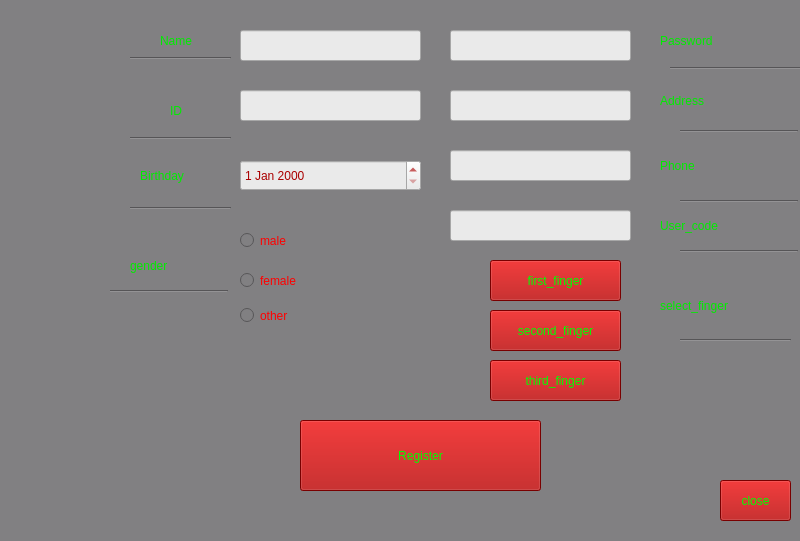
<?xml version="1.0" encoding="UTF-8"?>
<ui version="4.0">
 <class>createuserwindow</class>
 <widget class="QWidget" name="createuserwindow">
  <property name="geometry">
   <rect>
    <x>0</x>
    <y>0</y>
    <width>800</width>
    <height>541</height>
   </rect>
  </property>
  <property name="windowTitle">
   <string>Form</string>
  </property>
  <property name="styleSheet">
   <string notr="true">background-color: rgb(129, 128, 130);
</string>
  </property>
  <widget class="QPushButton" name="pushButton">
   <property name="geometry">
    <rect>
     <x>720</x>
     <y>480</y>
     <width>71</width>
     <height>41</height>
    </rect>
   </property>
   <property name="styleSheet">
    <string notr="true">background-color: rgb(170, 0, 0);
color: rgb(0, 255, 0);
font: 14pt &quot;Sans Serif&quot;;</string>
   </property>
   <property name="text">
    <string>close</string>
   </property>
  </widget>
  <widget class="QLabel" name="label">
   <property name="geometry">
    <rect>
     <x>170</x>
     <y>100</y>
     <width>21</width>
     <height>21</height>
    </rect>
   </property>
   <property name="styleSheet">
    <string notr="true">font: 14pt &quot;Sans Serif&quot;;
color: rgb(0, 236, 0);</string>
   </property>
   <property name="text">
    <string>ID</string>
   </property>
  </widget>
  <widget class="QLabel" name="label_2">
   <property name="geometry">
    <rect>
     <x>160</x>
     <y>30</y>
     <width>61</width>
     <height>21</height>
    </rect>
   </property>
   <property name="styleSheet">
    <string notr="true">font: 14pt &quot;Sans Serif&quot;;
color: rgb(0, 236, 0);

</string>
   </property>
   <property name="text">
    <string>Name</string>
   </property>
  </widget>
  <widget class="QLabel" name="label_3">
   <property name="geometry">
    <rect>
     <x>660</x>
     <y>30</y>
     <width>91</width>
     <height>21</height>
    </rect>
   </property>
   <property name="styleSheet">
    <string notr="true">
font: 14pt &quot;Sans Serif&quot;;
color: rgb(0, 236, 0);</string>
   </property>
   <property name="text">
    <string>Password</string>
   </property>
  </widget>
  <widget class="QLabel" name="label_4">
   <property name="geometry">
    <rect>
     <x>130</x>
     <y>250</y>
     <width>71</width>
     <height>31</height>
    </rect>
   </property>
   <property name="styleSheet">
    <string notr="true">font: 14pt &quot;Sans Serif&quot;;
color: rgb(0, 236, 0);g</string>
   </property>
   <property name="text">
    <string>gender</string>
   </property>
  </widget>
  <widget class="QLabel" name="label_5">
   <property name="geometry">
    <rect>
     <x>660</x>
     <y>90</y>
     <width>81</width>
     <height>21</height>
    </rect>
   </property>
   <property name="styleSheet">
    <string notr="true">font: 14pt &quot;Sans Serif&quot;;
color: rgb(0, 236, 0);</string>
   </property>
   <property name="text">
    <string>Address</string>
   </property>
  </widget>
  <widget class="QLabel" name="label_6">
   <property name="geometry">
    <rect>
     <x>660</x>
     <y>150</y>
     <width>61</width>
     <height>31</height>
    </rect>
   </property>
   <property name="styleSheet">
    <string notr="true">font: 14pt &quot;Sans Serif&quot;;
color: rgb(0, 236, 0);</string>
   </property>
   <property name="text">
    <string>Phone</string>
   </property>
  </widget>
  <widget class="QRadioButton" name="Radio_male">
   <property name="geometry">
    <rect>
     <x>240</x>
     <y>230</y>
     <width>61</width>
     <height>21</height>
    </rect>
   </property>
   <property name="styleSheet">
    <string notr="true">font: 12pt &quot;Sans Serif&quot;;
color: rgb(255, 0, 0);


</string>
   </property>
   <property name="text">
    <string>male</string>
   </property>
  </widget>
  <widget class="QRadioButton" name="radio_female">
   <property name="geometry">
    <rect>
     <x>240</x>
     <y>270</y>
     <width>81</width>
     <height>21</height>
    </rect>
   </property>
   <property name="styleSheet">
    <string notr="true">color: rgb(255, 0, 0);
font: 12pt &quot;Sans Serif&quot;;</string>
   </property>
   <property name="text">
    <string>female</string>
   </property>
  </widget>
  <widget class="QRadioButton" name="radio_other">
   <property name="geometry">
    <rect>
     <x>240</x>
     <y>300</y>
     <width>71</width>
     <height>31</height>
    </rect>
   </property>
   <property name="styleSheet">
    <string notr="true">color: rgb(255, 0, 0);
font: 12pt &quot;Sans Serif&quot;;</string>
   </property>
   <property name="text">
    <string>other</string>
   </property>
  </widget>
  <widget class="QLineEdit" name="line_ID">
   <property name="geometry">
    <rect>
     <x>240</x>
     <y>90</y>
     <width>181</width>
     <height>31</height>
    </rect>
   </property>
   <property name="styleSheet">
    <string notr="true">font: 12pt &quot;Sans Serif&quot;;
selection-background-color: rgb(0, 236, 0);
color: rgb(170, 0, 0);

background-color: rgb(234, 234, 234);</string>
   </property>
  </widget>
  <widget class="QLineEdit" name="line_Name">
   <property name="geometry">
    <rect>
     <x>240</x>
     <y>30</y>
     <width>181</width>
     <height>31</height>
    </rect>
   </property>
   <property name="styleSheet">
    <string notr="true">font: 12pt &quot;Sans Serif&quot;;
selection-background-color: rgb(255, 255, 255);

background-color: rgb(234, 234, 234);
color: rgb(170, 0, 0);</string>
   </property>
  </widget>
  <widget class="QLineEdit" name="line_Pw">
   <property name="geometry">
    <rect>
     <x>450</x>
     <y>30</y>
     <width>181</width>
     <height>31</height>
    </rect>
   </property>
   <property name="styleSheet">
    <string notr="true">font: 12pt &quot;Sans Serif&quot;;
selection-background-color: rgb(0, 236, 0);
color: rgb(170, 0, 0);

background-color: rgb(234, 234, 234);
</string>
   </property>
  </widget>
  <widget class="QLineEdit" name="line_Ads">
   <property name="geometry">
    <rect>
     <x>450</x>
     <y>90</y>
     <width>181</width>
     <height>31</height>
    </rect>
   </property>
   <property name="styleSheet">
    <string notr="true">font: 12pt &quot;Sans Serif&quot;;
selection-background-color: rgb(0, 236, 0);
color: rgb(170, 0, 0);

background-color: rgb(234, 234, 234);
</string>
   </property>
  </widget>
  <widget class="QLineEdit" name="line_Phone">
   <property name="geometry">
    <rect>
     <x>450</x>
     <y>150</y>
     <width>181</width>
     <height>31</height>
    </rect>
   </property>
   <property name="styleSheet">
    <string notr="true">font: 12pt &quot;Sans Serif&quot;;
selection-background-color: rgb(0, 236, 0);
color: rgb(170, 0, 0);

background-color: rgb(234, 234, 234);</string>
   </property>
  </widget>
  <widget class="QLabel" name="label_7">
   <property name="geometry">
    <rect>
     <x>140</x>
     <y>160</y>
     <width>81</width>
     <height>31</height>
    </rect>
   </property>
   <property name="styleSheet">
    <string notr="true">font: 14pt &quot;Sans Serif&quot;;
color: rgb(0, 236, 0);</string>
   </property>
   <property name="text">
    <string>Birthday</string>
   </property>
  </widget>
  <widget class="QDateEdit" name="dateEdit">
   <property name="geometry">
    <rect>
     <x>240</x>
     <y>160</y>
     <width>181</width>
     <height>31</height>
    </rect>
   </property>
   <property name="styleSheet">
    <string notr="true">font: 12pt &quot;Sans Serif&quot;;
selection-background-color: rgb(0, 236, 0);
color: rgb(170, 0, 0);

background-color: rgb(234, 234, 234);</string>
   </property>
  </widget>
  <widget class="QLabel" name="news">
   <property name="geometry">
    <rect>
     <x>310</x>
     <y>500</y>
     <width>191</width>
     <height>21</height>
    </rect>
   </property>
   <property name="text">
    <string/>
   </property>
  </widget>
  <widget class="QLabel" name="label_8">
   <property name="geometry">
    <rect>
     <x>660</x>
     <y>290</y>
     <width>131</width>
     <height>31</height>
    </rect>
   </property>
   <property name="styleSheet">
    <string notr="true">font: 14pt &quot;Sans Serif&quot;;
color: rgb(0, 236, 0);</string>
   </property>
   <property name="text">
    <string>select_finger</string>
   </property>
  </widget>
  <widget class="QLabel" name="label_9">
   <property name="geometry">
    <rect>
     <x>0</x>
     <y>0</y>
     <width>130</width>
     <height>100</height>
    </rect>
   </property>
   <property name="text">
    <string/>
   </property>
  </widget>
  <widget class="Line" name="line">
   <property name="geometry">
    <rect>
     <x>670</x>
     <y>60</y>
     <width>131</width>
     <height>16</height>
    </rect>
   </property>
   <property name="styleSheet">
    <string notr="true"/>
   </property>
   <property name="orientation">
    <enum>Qt::Horizontal</enum>
   </property>
  </widget>
  <widget class="Line" name="line_2">
   <property name="geometry">
    <rect>
     <x>680</x>
     <y>130</y>
     <width>118</width>
     <height>3</height>
    </rect>
   </property>
   <property name="orientation">
    <enum>Qt::Horizontal</enum>
   </property>
  </widget>
  <widget class="Line" name="line_3">
   <property name="geometry">
    <rect>
     <x>680</x>
     <y>200</y>
     <width>118</width>
     <height>3</height>
    </rect>
   </property>
   <property name="orientation">
    <enum>Qt::Horizontal</enum>
   </property>
  </widget>
  <widget class="Line" name="line_4">
   <property name="geometry">
    <rect>
     <x>680</x>
     <y>330</y>
     <width>111</width>
     <height>20</height>
    </rect>
   </property>
   <property name="orientation">
    <enum>Qt::Horizontal</enum>
   </property>
  </widget>
  <widget class="Line" name="line_5">
   <property name="geometry">
    <rect>
     <x>130</x>
     <y>50</y>
     <width>101</width>
     <height>16</height>
    </rect>
   </property>
   <property name="orientation">
    <enum>Qt::Horizontal</enum>
   </property>
  </widget>
  <widget class="Line" name="line_6">
   <property name="geometry">
    <rect>
     <x>130</x>
     <y>130</y>
     <width>101</width>
     <height>16</height>
    </rect>
   </property>
   <property name="orientation">
    <enum>Qt::Horizontal</enum>
   </property>
  </widget>
  <widget class="Line" name="line_7">
   <property name="geometry">
    <rect>
     <x>130</x>
     <y>200</y>
     <width>101</width>
     <height>16</height>
    </rect>
   </property>
   <property name="orientation">
    <enum>Qt::Horizontal</enum>
   </property>
  </widget>
  <widget class="Line" name="line_8">
   <property name="geometry">
    <rect>
     <x>110</x>
     <y>290</y>
     <width>118</width>
     <height>3</height>
    </rect>
   </property>
   <property name="orientation">
    <enum>Qt::Horizontal</enum>
   </property>
  </widget>
  <widget class="QPushButton" name="pushButton_3">
   <property name="geometry">
    <rect>
     <x>300</x>
     <y>420</y>
     <width>241</width>
     <height>71</height>
    </rect>
   </property>
   <property name="styleSheet">
    <string notr="true">background-color: rgb(170, 0, 0);
color: rgb(0, 255, 0);
font: 16pt &quot;Sans Serif&quot;;</string>
   </property>
   <property name="text">
    <string>Register</string>
   </property>
  </widget>
  <widget class="QPushButton" name="pushButton_4">
   <property name="geometry">
    <rect>
     <x>490</x>
     <y>260</y>
     <width>131</width>
     <height>41</height>
    </rect>
   </property>
   <property name="styleSheet">
    <string notr="true">background-color: rgb(170, 0, 0);
color: rgb(0, 255, 0);
font: 13pt &quot;Sans Serif&quot;;</string>
   </property>
   <property name="text">
    <string>first_finger</string>
   </property>
  </widget>
  <widget class="QPushButton" name="pushButton_5">
   <property name="geometry">
    <rect>
     <x>490</x>
     <y>310</y>
     <width>131</width>
     <height>41</height>
    </rect>
   </property>
   <property name="styleSheet">
    <string notr="true">background-color: rgb(170, 0, 0);
color: rgb(0, 255, 0);
font: 13pt &quot;Sans Serif&quot;;</string>
   </property>
   <property name="text">
    <string>second_finger</string>
   </property>
  </widget>
  <widget class="QPushButton" name="pushButton_6">
   <property name="geometry">
    <rect>
     <x>490</x>
     <y>360</y>
     <width>131</width>
     <height>41</height>
    </rect>
   </property>
   <property name="styleSheet">
    <string notr="true">background-color: rgb(170, 0, 0);
color: rgb(0, 255, 0);
font: 13pt &quot;Sans Serif&quot;;</string>
   </property>
   <property name="text">
    <string>third_finger</string>
   </property>
  </widget>
  <widget class="QLineEdit" name="Line_code">
   <property name="geometry">
    <rect>
     <x>450</x>
     <y>210</y>
     <width>181</width>
     <height>31</height>
    </rect>
   </property>
   <property name="styleSheet">
    <string notr="true">font: 12pt &quot;Sans Serif&quot;;
selection-background-color: rgb(0, 236, 0);
color: rgb(170, 0, 0);

background-color: rgb(234, 234, 234);</string>
   </property>
  </widget>
  <widget class="QLabel" name="label_10">
   <property name="geometry">
    <rect>
     <x>660</x>
     <y>210</y>
     <width>101</width>
     <height>31</height>
    </rect>
   </property>
   <property name="styleSheet">
    <string notr="true">font: 14pt &quot;Sans Serif&quot;;
color: rgb(0, 236, 0);</string>
   </property>
   <property name="text">
    <string>User_code</string>
   </property>
  </widget>
  <widget class="Line" name="line_9">
   <property name="geometry">
    <rect>
     <x>680</x>
     <y>250</y>
     <width>118</width>
     <height>3</height>
    </rect>
   </property>
   <property name="orientation">
    <enum>Qt::Horizontal</enum>
   </property>
  </widget>
 </widget>
 <resources/>
 <connections/>
</ui>
